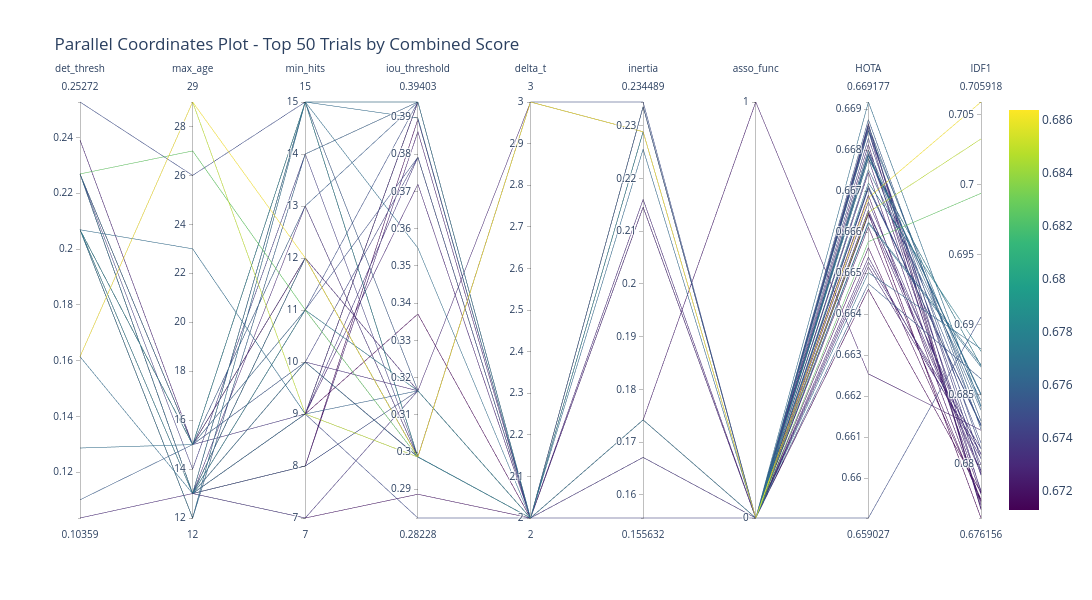

Notebook code cell kept with this figure:
### Markdown cell above
## 14. Interactive Parallel Coordinates Plot

### Code cell
# Select top trials for cleaner visualization
top_trials = df_results.nlargest(50, 'Combined')

# Prepare data for parallel coordinates
plot_data = top_trials[numerical_params + ['asso_func', 'HOTA', 'IDF1', 'Combined']].copy()

# Encode categorical variable
asso_map = {val: idx for idx, val in enumerate(plot_data['asso_func'].unique())}
plot_data['asso_func_encoded'] = plot_data['asso_func'].map(asso_map)

# Create parallel coordinates plot
dimensions = []

for param in numerical_params:
    dimensions.append(dict(
        range=[plot_data[param].min(), plot_data[param].max()],
        label=param,
        values=plot_data[param]
    ))

dimensions.append(dict(
    range=[0, len(asso_map)-1],
    label='asso_func',
    values=plot_data['asso_func_encoded'],
    tickvals=list(asso_map.values()),
    ticktext=list(asso_map.keys())
))

dimensions.append(dict(
    range=[plot_data['HOTA'].min(), plot_data['HOTA'].max()],
    label='HOTA',
    values=plot_data['HOTA']
))

dimensions.append(dict(
    range=[plot_data['IDF1'].min(), plot_data['IDF1'].max()],
    label='IDF1',
    values=plot_data['IDF1']
))

fig = go.Figure(data=go.Parcoords(
    line=dict(color=plot_data['Combined'],
              colorscale='Viridis',
              showscale=True,
              cmin=plot_data['Combined'].min(),
              cmax=plot_data['Combined'].max()),
    dimensions=dimensions
))

fig.update_layout(
    title='Parallel Coordinates Plot - Top 50 Trials by Combined Score',
    width=1200,
    height=600
)

fig.show()
